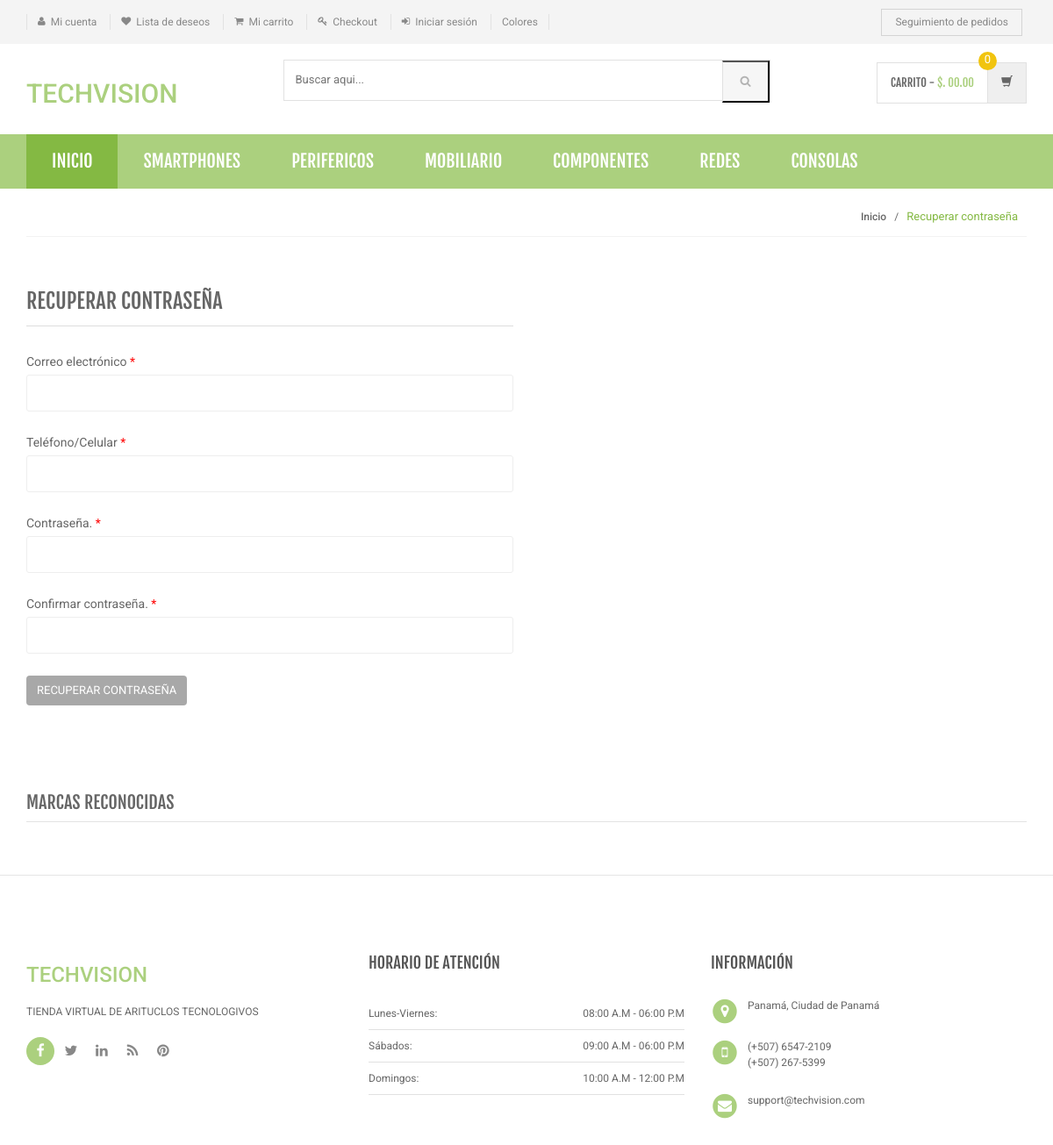
/forgot-password.php, run on the app's committed database.
### tables this page shows
CREATE TABLE `category` (
  `id` int(11) NOT NULL AUTO_INCREMENT,
  `categoryName` varchar(255) DEFAULT NULL,
  `categoryDescription` longtext DEFAULT NULL,
  `creationDate` timestamp NOT NULL DEFAULT current_timestamp(),
  `updationDate` varchar(255) DEFAULT NULL,
  PRIMARY KEY (`id`)
);

### includes/menu-bar.php (the view, shortened to what this page needs)
<div class="header-nav animate-dropdown">
    <div class="container">
        <div class="yamm navbar navbar-default" role="navigation">
            <div class="nav-bg-class">
                <div class="navbar-collapse collapse" id="mc-horizontal-menu-collapse">
	<div class="nav-outer">
		<ul class="nav navbar-nav">
			<li class="active dropdown yamm-fw">
				<a href="index.php" data-hover="dropdown" class="dropdown-toggle">Inicio</a>
			</li>
              <?php $sql=mysqli_query($con,"select id,categoryName  from category limit 6");
while($row=mysqli_fetch_array($sql))
{
    ?>
			<li class="dropdown yamm">
				<a href="category.php?cid=<?php echo $row['id'];?>"> <?php echo $row['categoryName'];?></a>
			</li>
			<?php } ?>
		</ul>
		<div class="clearfix"></div>
	</div>
</div>
            </div>
        </div>
    </div>
</div>

### assets/css/green.css (style rules this page uses)
a { color: #abd07e; }
.header-style-1 .header-nav { background: #abd07e; }
.cnt-home .header-style-1 .header-nav .navbar .navbar-nav > li.active { background: #84b943; }

### assets/css/lightbox.css (style rules this page uses)
body:after { content: url(../images/close.png) url(../images/loading.gif) url(../images/prev.png) url(../images/next.png); display: none; }

### assets/css/blue.css (style rules this page uses)
a { color: #3498db; }
.header-style-1 .header-nav { background: #3498db; }
.cnt-home .header-style-1 .header-nav .navbar .navbar-nav > li.active { background: #1d6ca1; }

### assets/css/red.css (style rules this page uses)
a { color: #ff6c6c; }
.header-style-1 .header-nav { background: #ff6c6c; }
.cnt-home .header-style-1 .header-nav .navbar .navbar-nav > li.active { background: #ff1a1a; }

### assets/css/orange.css (style rules this page uses)
a { color: #f39c12; }
.header-style-1 .header-nav { background: #f39c12; }
.cnt-home .header-style-1 .header-nav .navbar .navbar-nav > li.active { background: #ab6c09; }

### assets/css/dark-green.css (style rules this page uses)
a { color: #12cca7; }
.header-style-1 .header-nav { background: #12cca7; }
.cnt-home .header-style-1 .header-nav .navbar .navbar-nav > li.active { background: #0b816a; }

### data on the page
category: categoryName "SMARTPHONES"
category: categoryName "PERIFERICOS"
category: categoryName "MOBILIARIO"
category: categoryName "COMPONENTES"
category: categoryName "REDES"
category: categoryName "CONSOLAS"
